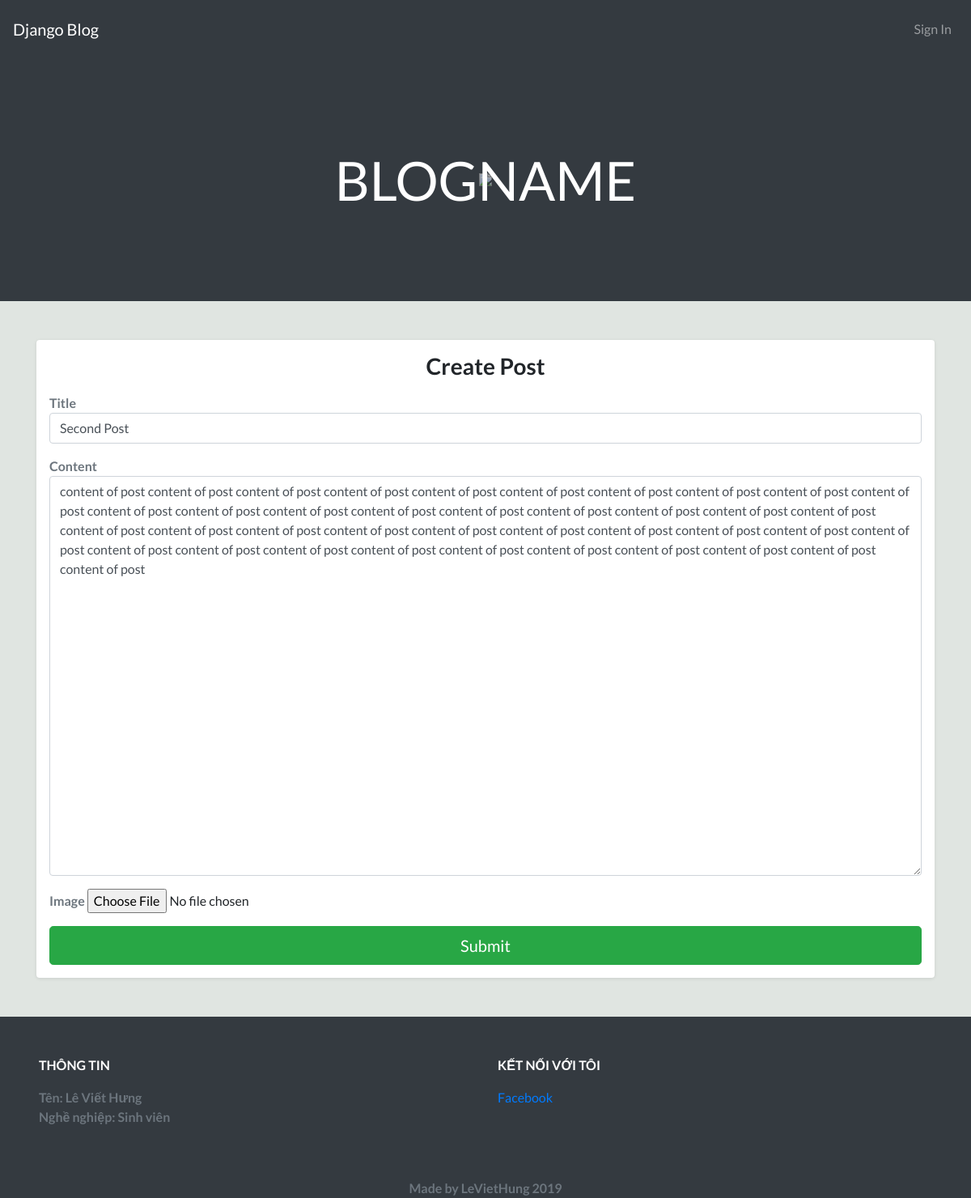
The app's page /editpost/c8032542-07bc-47b8-876f-bb470a50d4cf, older data.
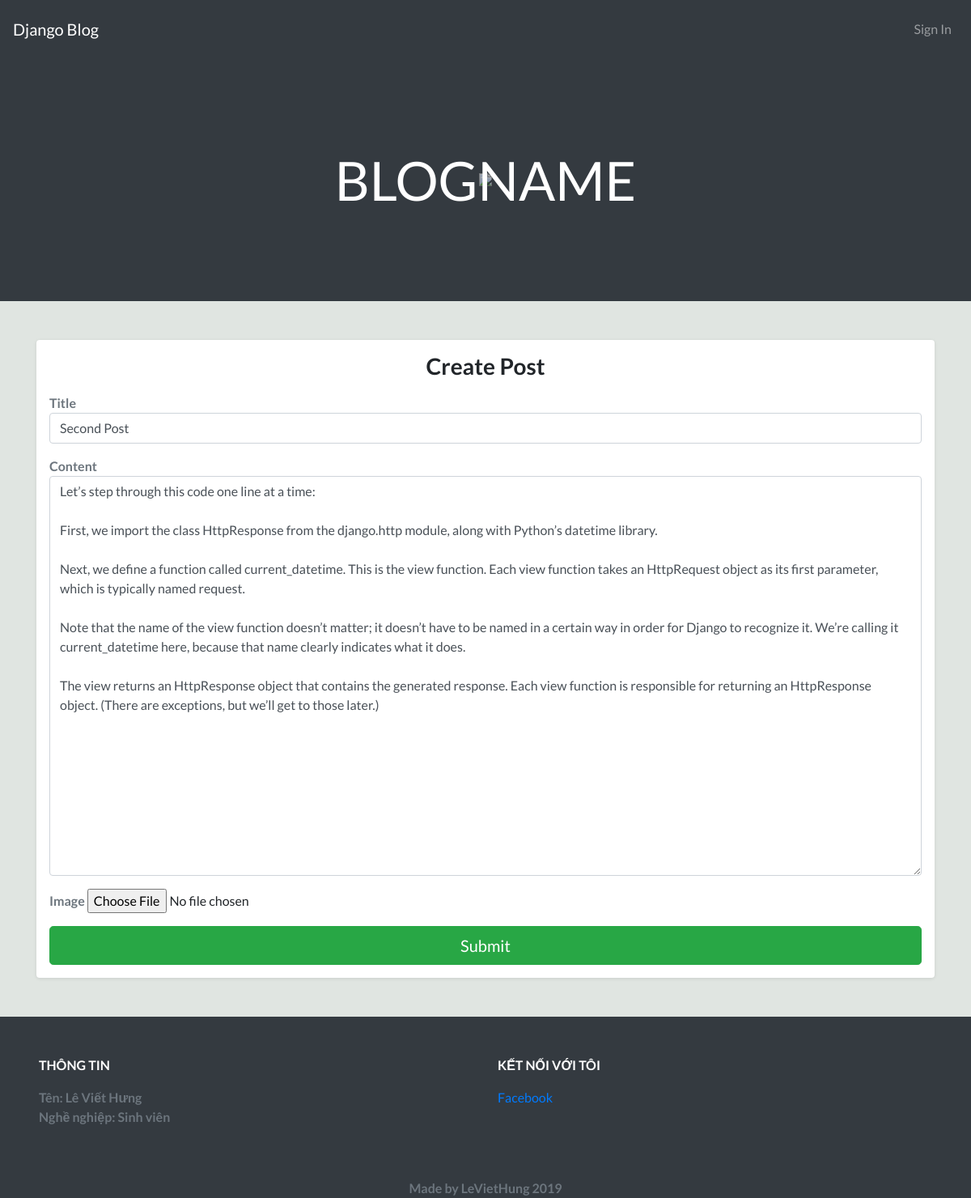
The same page, newer data.
### home/models.py (models this page shows, shortened)
class Post(models.Model):
    uuid = models.UUIDField(primary_key=True, default=uuid.uuid4, editable=False)
    title = models.CharField(max_length=200)
    content = models.TextField()
    image = models.ImageField(upload_to='images/', null=True)
    time = models.DateTimeField(auto_now_add=True)

### home/views.py (the view, shortened to what this page needs)
# urls.py: path('editpost/<str:uuid>', EditPost.as_view(), name='editpost'),
class EditPost(View):
	template = 'home/editpost.html'
	def get(self, request, uuid):
		form = SaveImage()
		if not request.user:
			return HttpResponseRedirect('/')
		try:
			post = Post.objects.get(uuid=uuid)
			print(post.image.path)
			return render(request, self.template, {'post':post, 'form':form})
		except:
			pass

### home/forms.py
class SaveImage(ModelForm):
	class Meta:
		model = Image
		fields = ['image']

### templates/home/editpost.html (shortened to what this page needs)
{% extends 'home/base.html' %}
{% block content %}
	<div class="container mt-5">
		<form action="" class="bg-white p-3 rounded shadow" method="post" enctype="multipart/form-data">
			<p class="h3 text-center mb-3 font-weight-bold">Create Post</p>
			<div class="form-group">
				<label class="m-0 text-secondary font-weight-bold">Title</label>
				<input type="text" name="title" class="form-control" value="{{ post.title }}">
			</div>
			<div class="form-group">
				<label class="m-0 text-secondary font-weight-bold">Content</label>
				<textarea type="text" name="content" class="form-control" rows=20 id="editor1">{{post.content|safe}}</textarea>
			</div>
			<div class="form-group">
				<label class="m-0 text-secondary font-weight-bold">Image</label>
				{{ form.image }}
			</div>
			<button type="submit" value="submit" class="btn btn-success btn-lg btn-block">Submit</button>
		</form>
	</div>
{% endblock %}

Row changes from the older to the newer data that the page shows:
changed Post "Second Post": content "content of post content of post content of post content of post content of post content of post content of post content of post content of post content of post content of post content of post content of post content of post content of post content of post content of post content of post content of post content of post content of post content of post content of post content of post content of post content of post content of post content of post content of post content of post content of post content of post content of post content of post content of post content of post content of post content of post content of post" → "Let’s step through this code one line at a time: First, we import the class HttpResponse from the django.http module, along with Python’s datetime library. Next, we define a function called current_datetime. This is the view function. Each view function takes an HttpRequest object as its first parameter, which is typically named request. Note that the name of the view function doesn’t matter; it doesn’t have to be named in a certain way in order for Django to recognize it. We’re calling it current_datetime here, because that name clearly indicates what it does. The view returns an HttpResponse object that contains the generated response. Each view function is responsible for returning an…"
